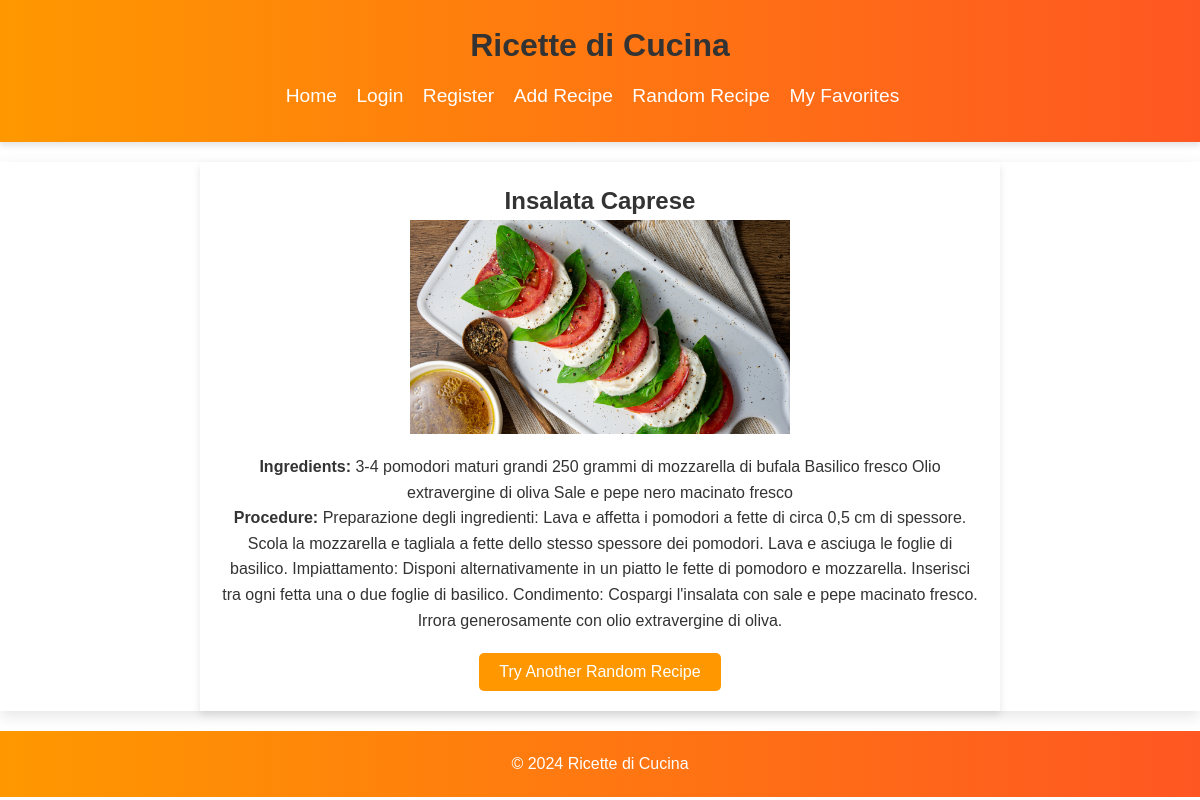
Page /random_recipe (signed in) on the committed database.
### tables this page shows
CREATE TABLE recipe (
    id INTEGER PRIMARY KEY AUTOINCREMENT,
    name TEXT NOT NULL,
    ingredients TEXT NOT NULL,
    procedure TEXT NOT NULL,
    user_id INTEGER, image_path TEXT,
    FOREIGN KEY (user_id) REFERENCES user (id)
);

### app.py (the view)
    def wrapped_view(**kwargs):
        if not session.get('user_id'):
            return redirect(url_for('login'))
        return view(**kwargs)

### app.py (called while the page is built)
def get_db():
    db_path = app.config['DATABASE']
    if '_database' not in g:
        g._database = sqlite3.connect(db_path)
        g._database.row_factory = sqlite3.Row
    return g._database

@app.teardown_appcontext
def close_connection(exception):
    db = g.pop('_database', None)
    if db is not None:
        db.close()

def login_required(view):
    def wrapped_view(**kwargs):
        if not session.get('user_id'):
            return redirect(url_for('login'))
        return view(**kwargs)
    wrapped_view.__name__ = view.__name__
    return wrapped_view

@app.route('/random_recipe')
@login_required
def random_recipe():
    db = get_db()
    recipe_ids = db.execute('SELECT id FROM recipe').fetchall()
    if recipe_ids:
        random_id = random.choice(recipe_ids)['id']
        recipe = db.execute('SELECT * FROM recipe WHERE id = ?', (random_id,)).fetchone()
        return render_template('random_recipe_view.html', recipe=recipe)
    else:
        flash('No recipes available.', 'info')
        return redirect(url_for('index'))

### templates/random_recipe_view.html
{% extends "layout.html" %}
{% block content %}
<div class="recipe-random-wrapper">
    <h2>{{ recipe.name }}</h2>
    <img src="../{{ recipe.image_path }}" alt="Immagine del piatto" class="recipe-random-image">
    <div class="recipe-random-details">
        <p><strong>Ingredients:</strong> {{ recipe.ingredients }}</p>
        <p><strong>Procedure:</strong> {{ recipe.procedure }}</p>
    </div>
    <button onclick="location.href='{{ url_for('random_recipe') }}'" class="btn-random-recipe">Try Another Random Recipe</button>
</div>
{% endblock %}

### static/style.css (style rules this page uses)
* { box-sizing: border-box; margin: 0; padding: 0; }
body, h1, h2, h3, p, form, ul, li { font-family: 'Helvetica Neue', Helvetica, Arial, sans-serif; }
body { line-height: 1.6; font-size: 16px; background-color: #fff; color: #333; }
h1, h2 { color: #333; }
body, h1, h2, h3, p, form, ul, li { font-family: Arial, sans-serif; }
select, input, button, form { padding: 8px; border: none; outline: none; background: none; color: inherit; cursor: pointer; border-radius: 4px; }
button { background: orange; color: white; }
.recipe-random-wrapper { text-align: center; max-width: 800px; margin: 20px auto; padding: 20px; box-shadow: 0 4px 8px rgba(0,0,0,0.1); background: #fff; }
.recipe-random-image { max-width: 50%; height: auto; margin: 0 auto; display: block; }
.recipe-random-details { margin-top: 20px; }
.btn-random-recipe { background-color: #ff9800; border: none; padding: 10px 20px; cursor: pointer; font-size: 1em; border-radius: 5px; margin-top: 20px; display: inline-block; text-decoration: none; }

### rows in the picture
recipe: name "Insalata Caprese", ingredients "3-4 pomodori maturi grandi 250 grammi di mozzarella di bufala Basilico fresco Olio extravergine di oliva Sale e pepe nero macinato fresco", procedure "Preparazione degli ingredienti: Lava e affetta i pomodori a fette di circa 0,5 cm di spessore. Scola la mozzarella e tagliala a fette dello stesso spessore dei pomodori. Lava e asciuga le foglie di basilico. Impiattamento: Disponi alternativamente in un piatto le fette di pomodoro e mozzarella. Inserisci tra ogni fetta una o due foglie di basilico. Condimento: Cospargi l'insalata con sale e pepe macinato fresco. Irrora generosamente con olio extravergine di oliva."
